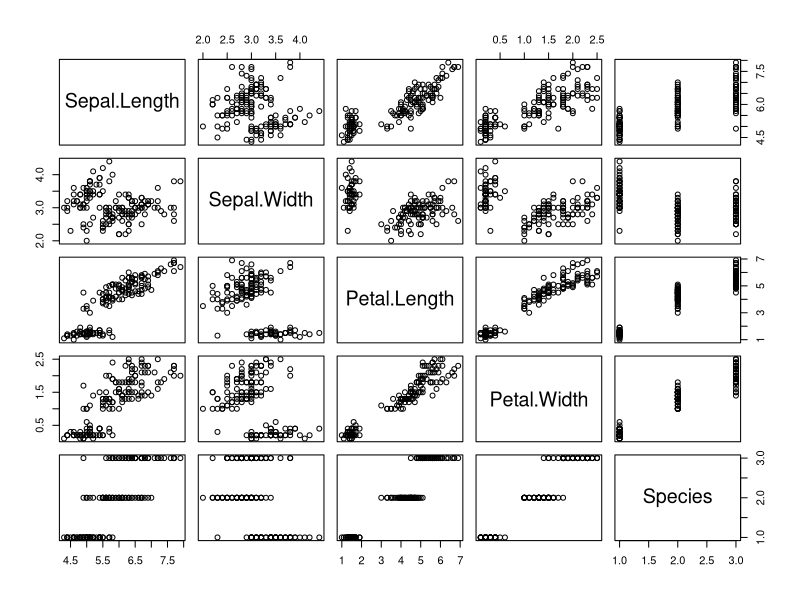
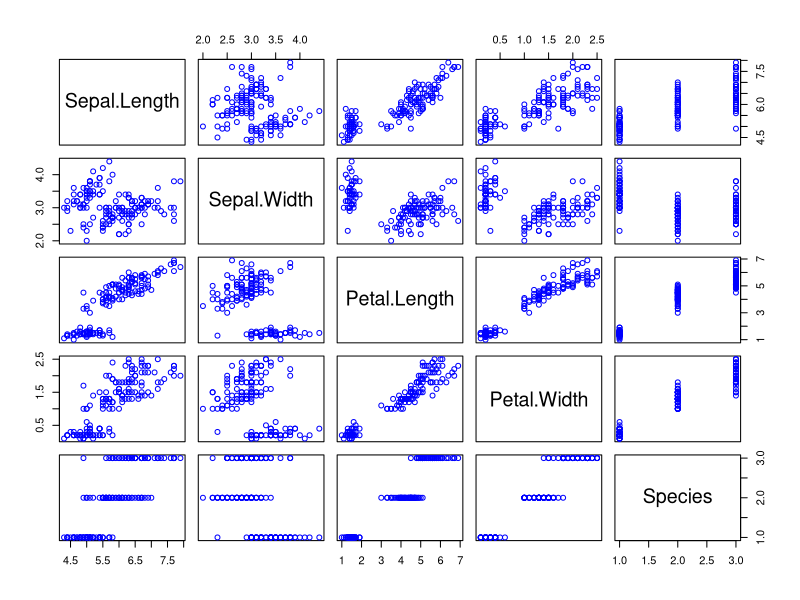
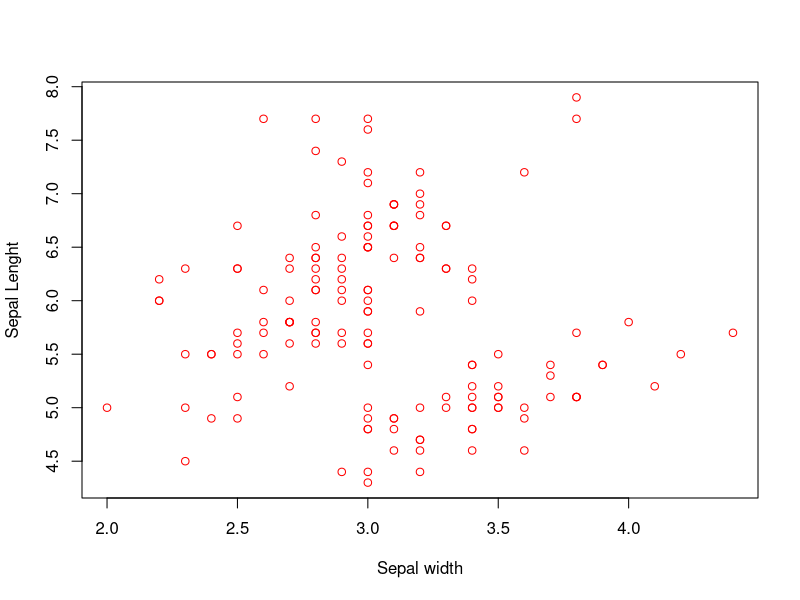
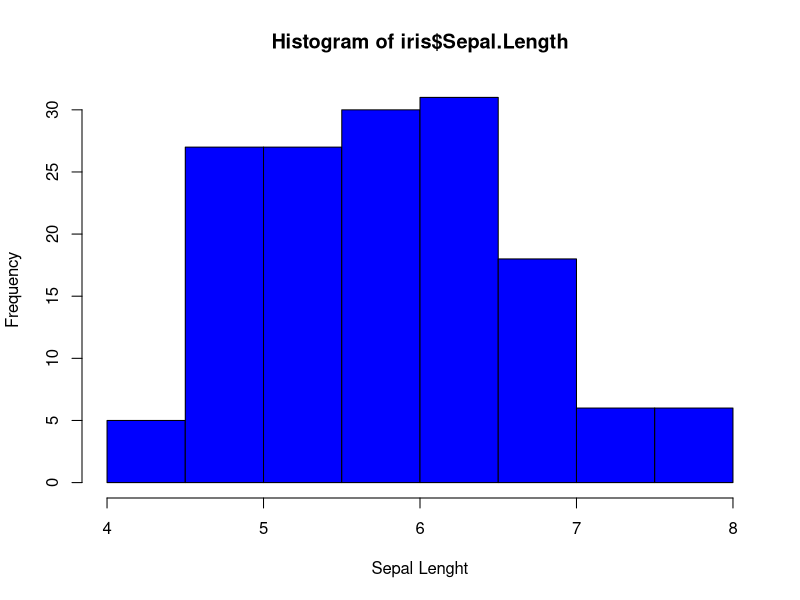
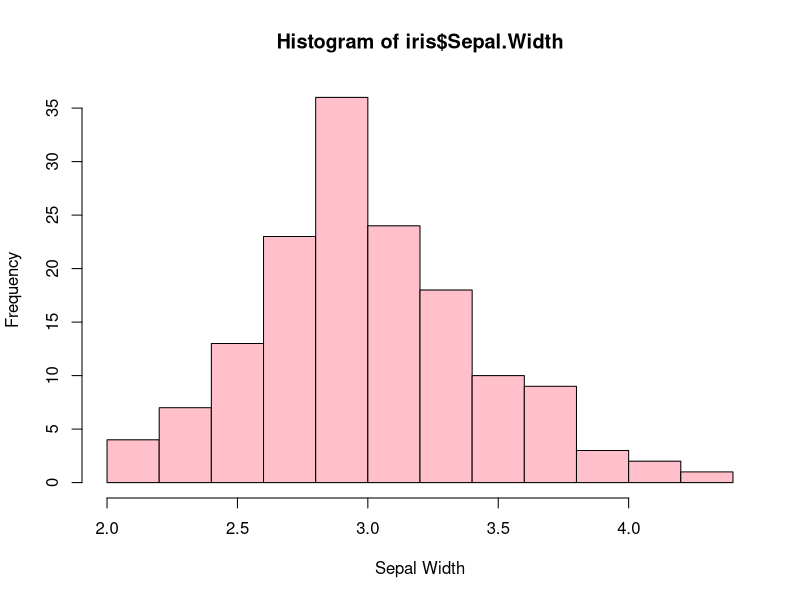
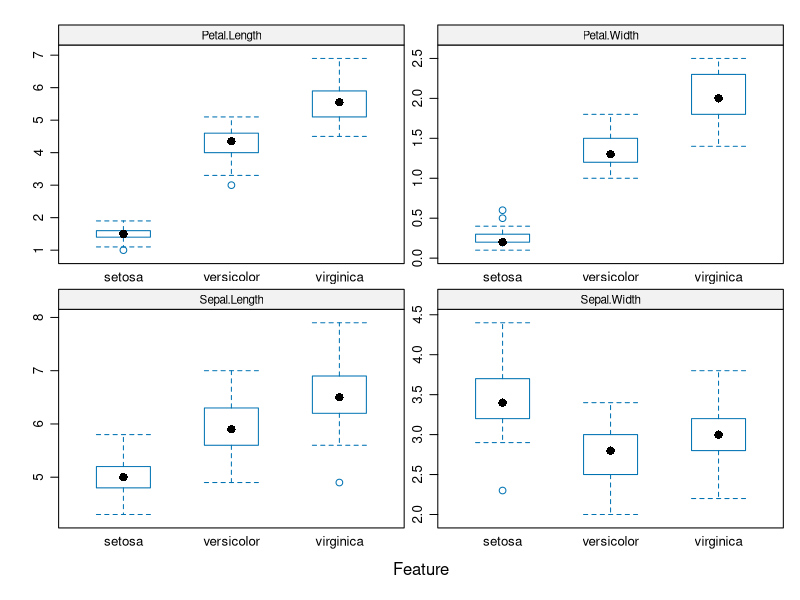

The R script that drew these images, in order:
setwd("/Users/manasavegesna/Documents/BetterMe/DataScienceR")

#Loading the Iris Dataset

library(datasets)
data(iris)
iris <- datasets::iris
View(iris)

#using RCurl 
#library(RCurl)
# iris <- read.csv(text = getURL("someURL"))

########################
#Summary Statistics 
########################

head(iris)
tail(iris,5)

summary(iris)
summary(iris$Sepal.Width)

#checking for missing data
sum(is.na(iris)) #summation of missing data

#getting a larger set of statistics for the dataset
library(skimr) 
skim(iris)

#Panel plots
plot(iris)
plot(iris, col='blue')

#Scatter plot
plot(iris$Sepal.Width, iris$Sepal.Length, col='red', xlab= 'Sepal width', ylab = 'Sepal Lenght')

#Histogram
hist(iris$Sepal.Length, col = 'blue', xlab = 'Sepal Lenght')
hist(iris$Sepal.Width, col = 'pink', xlab = 'Sepal Width')

#Feature Plots
#gives box plots
library(caret)
featurePlot(x = iris[,1:4], y = iris$Species, plot = 'box',
            strip=strip.custom(par.strip.text=list(cex=.7)),
            scales = list(x = list(relation='free'),
                          y = list(relation='free')))
